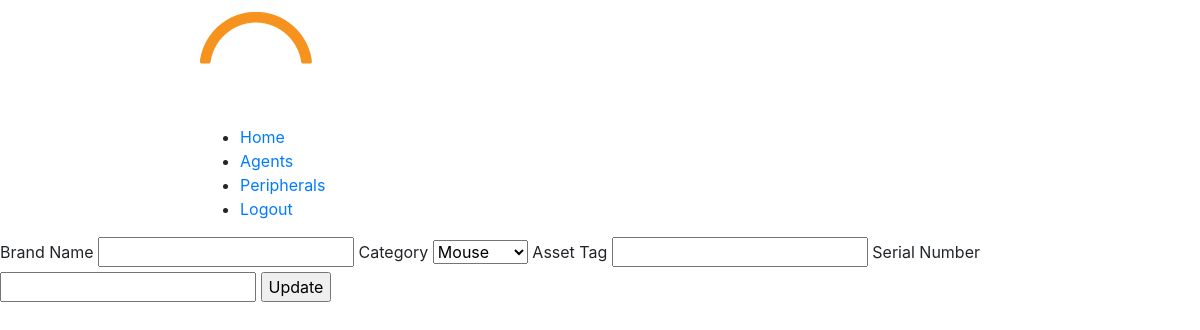
/update-asset/7 (signed in), run on an earlier commit of the app's database.
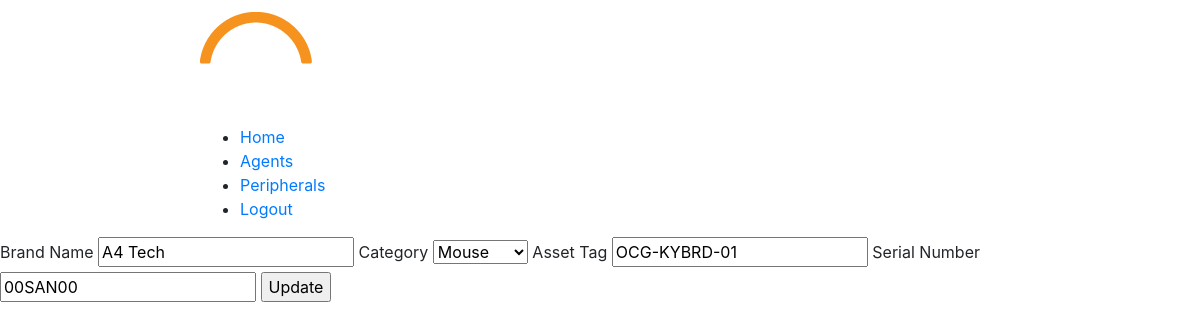
And on a later commit of the database.
### models.py (models this page shows)
class Stock(db.Model):
    __tablename__ = 'stock'
    id = db.Column(db.Integer, primary_key=True, autoincrement=True)
    name = db.Column(db.Text, unique=False, nullable=False)
    category = db.Column(db.String(30), unique=False, nullable=False)
    asset_tag = db.Column(db.String(30), unique=False, nullable=False)
    serial_number = db.Column(db.String(30), unique=False, nullable=False)

### main.py (the view, shortened to what this page needs)
@app.route("/update-asset/<num>", methods=['GET', 'POST'])
@login_required
def asset_update(num):
    form = addAsset()
    asset = Stock.query.filter_by(id=num).first()
    return render_template('update-asset.html', form=form, asset=asset,num=num)

### form.py
class addAsset(FlaskForm):
    name = StringField(label='Brand Name', validators=[DataRequired(), InputRequired()])
    category = SelectField(label='Category', choices=['Mouse', 'Keyboard'])
    asset_tag = StringField(label='Asset Tag', validators=[DataRequired()], default="None")
    serial_no = StringField(label='Serial Number', validators=[DataRequired()], default="None")

### main.py (called while the page is built)
@login_manager.user_loader
def load_user(user_id):
    return db.session.get(User,(user_id))

### templates/update-asset.html (shortened to what this page needs)
<!DOCTYPE html>
<html lang="en">
<head>
    <link rel="stylesheet" href="//maxcdn.bootstrapcdn.com/bootstrap/4.0.0/css/bootstrap.min.css">
    <link rel="stylesheet" href="https://cdn.jsdelivr.net/npm/bootstrap-icons@1.3.0/font/bootstrap-icons.css">
</head>
<body>
    <header>
        <nav>
         <a href="{{ url_for('home') }}"><img src="static\css\assets\orkestra-main-logo.png" alt=""></a>
         <div class="nav-links">
            <ul>
                <li><a href="{{ url_for('home') }}">Home</a></li>
                <li><a href="{{ url_for('view') }}">Agents</a></li>
                <li><a href="{{ url_for('asset_view') }}">Peripherals</a></li>
                <li><a href="{{ url_for('login') }}">Logout</a></li>
            </ul>
        </div>
        </nav>
    </header>
    <form method="POST" action="{{ url_for('asset_update', num=num) }}">
        {{ form.name.label }}
        {{ form.name(size=20, value=asset.name) }}
        {{ form.category.label }}
        {{ form.category() }}
        {{ form.asset_tag.label }}
        {{ form.asset_tag(size=20, value=asset.asset_tag) }}
        {{ form.serial_no.label }}
        {{ form.serial_no(size=20, value=asset.serial_number) }}
         <input type="submit" value="Update">
      </form>
</body>
</html>

What changed in the data, as far as the page shows it:
added Stock: name "A4 Tech", category "Mouse", asset_tag "OCG-KYBRD-01"
Also different on the page:
form field serial_no: (not shown) → "00SAN00"
form field category: "Mouse" → (not shown)
